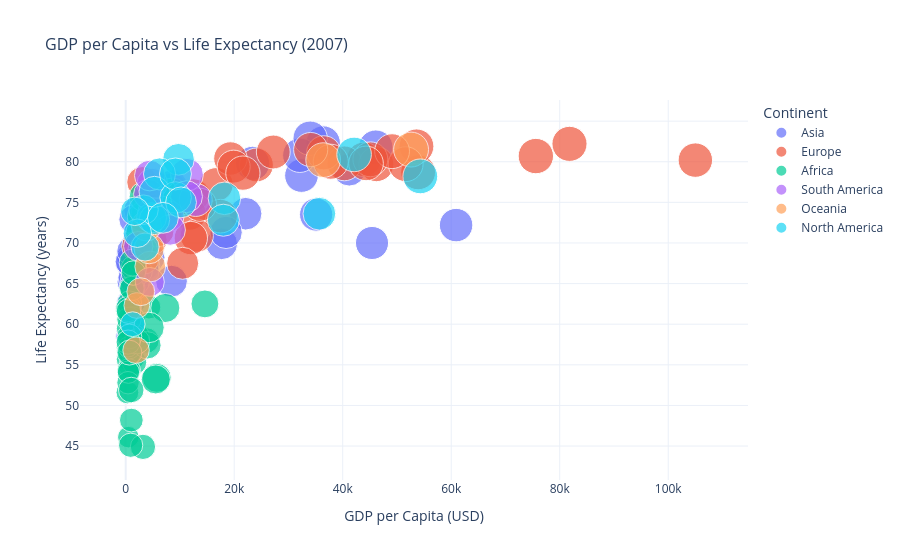

This figure's notebook cell:
### Markdown cell above
---

## Visualization 3 — Scatter Plot: GDP vs Life Expectancy (2007)

This scatter plot compares **GDP per capita vs life expectancy** for all countries in 2007. Points are colored by continent and sized by HDI index. This is the classic Gapminder visualization — it powerfully shows the relationship between wealth and health.

### Code cell
fig3 = px.scatter(
    df_2007,
    x='gdp',
    y='life_exp',
    color='continent',
    size='hdi_index',
    hover_name='country',
    hover_data={'gdp': True, 'life_exp': True, 'hdi_index': True},
    title='GDP per Capita vs Life Expectancy (2007)',
    labels={
        'gdp': 'GDP per Capita (USD)',
        'life_exp': 'Life Expectancy (years)',
        'hdi_index': 'HDI Index'
    },
    template='plotly_white',
    size_max=25
)
fig3.update_layout(title_font_size=16, legend_title='Continent')
fig3.show()

### Figure 1 — Plotly figure (JSON) as saved in the notebook; plotly's stock layout.template omitted (floating-point values rounded to 4 significant figures)
{"data": [{"customdata": [[0.447], [0.741], [0.706], [0.799], [0.528], [0.542], [0.825], [0.52], [0.667], [0.849], [0.743], [0.89], [0.555], [0.643], [0.723], [0.623], [0.889], [0.882], [0.744], [0.758], [0.788], [0.654], [0.527], [0.751], [0.75], [0.664], [0.671], [0.482], [0.498], [0.752], [0.496], [0.669], [0.662], [0.838], [0.783], [0.882], [0.875], [0.738], [0.621], [0.714], [0.585], [0.712], [0.699], [0.819], [0.649], [0.64], [0.492]], "hovertemplate": "<b>%{hovertext}</b><br><br>continent=Asia<br>GDP per Capita (USD)=%{x}<br>Life Expectancy (years)=%{y}<br>HDI Index=%{customdata[0]}<extra></extra>", "hovertext": ["Afghanistan", "Armenia", "Azerbaijan", "Bahrain", "Bangladesh", "Bhutan", "Brunei", "Cambodia", "China", "Cyprus", "Georgia", "Hong Kong, China", "India", "Indonesia", "Iran", "Iraq", "Israel", "Japan", "Jordan", "Kazakhstan", "Kuwait", "Kyrgyz Republic", "Lao", "Lebanon", "Malaysia", "Maldives", "Mongolia", "Myanmar", "Nepal", "Oman", "Pakistan", "Palestine", "Philippines", "Qatar", "Saudi Arabia", "Singapore", "South Korea", "Sri Lanka", "Tajikistan", "Thailand", "Timor-Leste", "Turkey", "Turkmenistan", "United Arab Emirates", "Uzbekistan", "Vietnam", "Yemen"], "legendgroup": "Asia", "marker": {"color": "#636efa", "size": [0.447, 0.741, 0.706, 0.799, 0.528, 0.542, 0.825, 0.52, 0.667, 0.849, 0.743, 0.89, 0.555, 0.643, 0.723, 0.623, 0.889, 0.882, 0.744, 0.758, 0.788, 0.654, 0.527, 0.751, 0.75, 0.664, 0.671, 0.482, 0.498, 0.752, 0.496, 0.669, 0.662, 0.838, 0.783, 0.882, 0.875, 0.738, 0.621, 0.714, 0.585, 0.712, 0.699, 0.819, 0.649, 0.64, 0.492], "sizemode": "area", "sizeref": 0.001498, "symbol": "circle"}, "mode": "markers", "name": "Asia", "orientation": "v", "showlegend": true, "type": "scatter", "x": [409.0, 3090.0, 4410.0, 22100.0, 856.0, 1840.0, 35100.0, 824.0, 4320.0, 32400.0, 2900.0, 36400.0, 1080.0, 2400.0, 5150.0, 3630.0, 32100.0, 34000.0, 4680.0, 8440.0, 41200.0, 900.0, 1320.0, 7320.0, 7850.0, 8530.0, 2440.0, 640.0, 644.0, 17700.0, 1250.0, 2570.0, 2250.0, 60900.0, 18500.0, 46100.0, 23400.0, 2540.0, 699.0, 4830.0, 932.0, 8480.0, 3350.0, 45400.0, 1680.0, 1430.0, 2550.0], "xaxis": "x", "y": [58.5, 73.5, 68.2, 73.6, 68.2, 69.9, 73.5, 65.2, 74.2, 78.3, 72.0, 82.3, 65.8, 68.7, 74.4, 67.2, 80.8, 82.9, 75.5, 65.3, 79.0, 67.6, 62.9, 75.5, 74.5, 76.8, 64.0, 62.6, 68.3, 69.9, 62.7, 71.6, 70.5, 72.2, 71.3, 81.8, 79.8, 74.0, 67.7, 76.0, 69.0, 77.1, 66.6, 70.0, 65.3, 72.9, 66.5], "yaxis": "y"}, {"customdata": [[0.722], [0.89], [0.76], [0.907], [0.719], [0.773], [0.808], [0.858], [0.911], [0.846], [0.915], [0.874], [0.921], [0.857], [0.818], [0.905], [0.909], [0.874], [0.825], [0.833], [0.888], [0.837], [0.704], [0.784], [0.91], [0.721], [0.936], [0.824], [0.814], [0.788], [0.769], [0.758], [0.816], [0.88], [0.86], [0.91], [0.923], [0.751], [0.899]], "hovertemplate": "<b>%{hovertext}</b><br><br>continent=Europe<br>GDP per Capita (USD)=%{x}<br>Life Expectancy (years)=%{y}<br>HDI Index=%{customdata[0]}<extra></extra>", "hovertext": ["Albania", "Austria", "Belarus", "Belgium", "Bosnia and Herzegovina", "Bulgaria", "Croatia", "Czech Republic", "Denmark", "Estonia", "Finland", "France", "Germany", "Greece", "Hungary", "Iceland", "Ireland", "Italy", "Latvia", "Lithuania", "Luxembourg", "Malta", "Moldova", "Montenegro", "Netherlands", "North Macedonia", "Norway", "Poland", "Portugal", "Romania", "Russia", "Serbia", "Slovak Republic", "Slovenia", "Spain", "Sweden", "Switzerland", "Ukraine", "United Kingdom"], "legendgroup": "Europe", "marker": {"color": "#EF553B", "size": [0.722, 0.89, 0.76, 0.907, 0.719, 0.773, 0.808, 0.858, 0.911, 0.846, 0.915, 0.874, 0.921, 0.857, 0.818, 0.905, 0.909, 0.874, 0.825, 0.833, 0.888, 0.837, 0.704, 0.784, 0.91, 0.721, 0.936, 0.824, 0.814, 0.788, 0.769, 0.758, 0.816, 0.88, 0.86, 0.91, 0.923, 0.751, 0.899], "sizemode": "area", "sizeref": 0.001498, "symbol": "circle"}, "mode": "markers", "name": "Europe", "orientation": "v", "showlegend": true, "type": "scatter", "x": [3050.0, 43900.0, 4680.0, 40300.0, 3910.0, 5960.0, 12500.0, 16700.0, 53900.0, 17500.0, 46200.0, 36500.0, 37800.0, 24100.0, 11800.0, 53600.0, 51600.0, 34100.0, 13100.0, 12000.0, 105000.0, 19300.0, 2070.0, 5800.0, 45100.0, 3980.0, 75600.0, 9750.0, 19900.0, 7450.0, 10500.0, 4970.0, 13700.0, 21600.0, 27200.0, 49100.0, 81800.0, 3230.0, 44300.0], "xaxis": "x", "y": [77.5, 80.3, 70.4, 79.8, 75.3, 71.5, 75.9, 77.2, 78.7, 73.3, 79.7, 81.1, 80.0, 79.6, 73.6, 81.9, 79.7, 81.5, 70.9, 70.6, 80.2, 80.4, 69.6, 74.1, 80.3, 72.4, 80.7, 75.4, 79.4, 73.4, 67.5, 73.2, 74.7, 78.6, 81.2, 81.3, 82.2, 68.1, 79.8], "yaxis": "y"}, {"customdata": [[0.7], [0.489], [0.475], [0.628], [0.352], [0.371], [0.482], [0.617], [0.347], [0.34], [0.501], [0.4], [0.486], [0.449], [0.423], [0.653], [0.582], [0.478], [0.386], [0.637], [0.446], [0.541], [0.4], [0.417], [0.523], [0.441], [0.445], [0.8], [0.498], [0.388], [0.371], [0.495], [0.731], [0.594], [0.378], [0.559], [0.306], [0.478], [0.45], [0.548], [0.447], [0.375], [0.632], [0.699], [0.45], [0.456], [0.439], [0.7], [0.466], [0.488], [0.421]], "hovertemplate": "<b>%{hovertext}</b><br><br>continent=Africa<br>GDP per Capita (USD)=%{x}<br>Life Expectancy (years)=%{y}<br>HDI Index=%{customdata[0]}<extra></extra>", "hovertext": ["Algeria", "Angola", "Benin", "Botswana", "Burkina Faso", "Burundi", "Cameroon", "Cape Verde", "Central African Republic", "Chad", "Comoros", "Congo, Dem. Rep.", "Congo, Rep.", "Cote d'Ivoire", "Djibouti", "Egypt", "Equatorial Guinea", "Eswatini", "Ethiopia", "Gabon", "Gambia", "Ghana", "Guinea", "Guinea-Bissau", "Kenya", "Lesotho", "Liberia", "Libya", "Madagascar", "Malawi", "Mali", "Mauritania", "Mauritius", "Morocco", "Mozambique", "Namibia", "Niger", "Nigeria", "Rwanda", "Sao Tome and Principe", "Senegal", "Sierra Leone", "South Africa", "South Sudan", "Sudan", "Tanzania", "Togo", "Tunisia", "Uganda", "Zambia", "Zimbabwe"], "legendgroup": "Africa", "marker": {"color": "#00cc96", "size": [0.7, 0.489, 0.475, 0.628, 0.352, 0.371, 0.482, 0.617, 0.347, 0.34, 0.501, 0.4, 0.486, 0.449, 0.423, 0.653, 0.582, 0.478, 0.386, 0.637, 0.446, 0.541, 0.4, 0.417, 0.523, 0.441, 0.445, 0.8, 0.498, 0.388, 0.371, 0.495, 0.731, 0.594, 0.378, 0.559, 0.306, 0.478, 0.45, 0.548, 0.447, 0.375, 0.632, 0.699, 0.45, 0.456, 0.439, 0.7, 0.466, 0.488, 0.421], "sizemode": "area", "sizeref": 0.001498, "symbol": "circle"}, "mode": "markers", "name": "Africa", "orientation": "v", "showlegend": true, "type": "scatter", "x": [3830.0, 3810.0, 981.0, 5720.0, 540.0, 302.0, 1180.0, 2920.0, 479.0, 656.0, 1170.0, 381.0, 2050.0, 1620.0, 4280.0, 3130.0, 14600.0, 3180.0, 363.0, 7300.0, 686.0, 1190.0, 684.0, 566.0, 1130.0, 912.0, 599.0, 8600.0, 495.0, 314.0, 697.0, 1510.0, 6940.0, 2570.0, 429.0, 4010.0, 417.0, 2090.0, 512.0, 1290.0, 1130.0, 501.0, 5540.0, 4280.0, 1400.0, 685.0, 450.0, 3450.0, 685.0, 1020.0, 1040.0], "xaxis": "x", "y": [73.6, 58.0, 59.5, 53.4, 56.5, 55.7, 55.9, 73.2, 46.1, 54.8, 64.5, 57.1, 58.5, 55.3, 62.1, 69.2, 62.5, 44.9, 59.5, 62.0, 62.6, 60.5, 56.5, 54.3, 58.5, 45.1, 60.6, 76.0, 61.9, 51.6, 57.1, 66.9, 73.8, 71.2, 52.8, 57.4, 57.2, 57.9, 61.6, 67.6, 64.4, 54.1, 53.2, 59.6, 66.3, 58.5, 57.8, 75.7, 56.5, 51.9, 48.2], "yaxis": "y"}, {"customdata": [[0.817], [0.649], [0.706], [0.804], [0.711], [0.71], [0.634], [0.675], [0.704], [0.697], [0.765]], "hovertemplate": "<b>%{hovertext}</b><br><br>continent=South America<br>GDP per Capita (USD)=%{x}<br>Life Expectancy (years)=%{y}<br>HDI Index=%{customdata[0]}<extra></extra>", "hovertext": ["Argentina", "Bolivia", "Brazil", "Chile", "Colombia", "Ecuador", "Guyana", "Paraguay", "Peru", "Suriname", "Uruguay"], "legendgroup": "South America", "marker": {"color": "#ab63fa", "size": [0.817, 0.649, 0.706, 0.804, 0.711, 0.71, 0.634, 0.675, 0.704, 0.697, 0.765], "sizemode": "area", "sizeref": 0.001498, "symbol": "circle"}, "mode": "markers", "name": "South America", "orientation": "v", "showlegend": true, "type": "scatter", "x": [12900.0, 2310.0, 7940.0, 11300.0, 4890.0, 5050.0, 4440.0, 4210.0, 4440.0, 8200.0, 11200.0], "xaxis": "x", "y": [75.3, 69.6, 73.3, 78.4, 77.3, 73.7, 65.2, 76.0, 78.3, 71.6, 75.7], "yaxis": "y"}, {"customdata": [[0.912], [0.711], [0.901], [0.498], [0.686], [0.526], [0.686], [0.583]], "hovertemplate": "<b>%{hovertext}</b><br><br>continent=Oceania<br>GDP per Capita (USD)=%{x}<br>Life Expectancy (years)=%{y}<br>HDI Index=%{customdata[0]}<extra></extra>", "hovertext": ["Australia", "Fiji", "New Zealand", "Papua New Guinea", "Samoa", "Solomon Islands", "Tonga", "Vanuatu"], "legendgroup": "Oceania", "marker": {"color": "#FFA15A", "size": [0.912, 0.711, 0.901, 0.498, 0.686, 0.526, 0.686, 0.583], "sizemode": "area", "sizeref": 0.001498, "symbol": "circle"}, "mode": "markers", "name": "Oceania", "orientation": "v", "showlegend": true, "type": "scatter", "x": [52600.0, 4530.0, 36400.0, 2050.0, 4320.0, 1910.0, 3820.0, 2790.0], "xaxis": "x", "y": [81.5, 67.1, 80.2, 62.3, 69.3, 56.8, 72.1, 64.0], "yaxis": "y"}, {"customdata": [[0.804], [0.796], [0.674], [0.896], [0.753], [0.772], [0.694], [0.652], [0.592], [0.463], [0.607], [0.719], [0.746], [0.611], [0.767], [0.714], [0.715], [0.771], [0.906]], "hovertemplate": "<b>%{hovertext}</b><br><br>continent=North America<br>GDP per Capita (USD)=%{x}<br>Life Expectancy (years)=%{y}<br>HDI Index=%{customdata[0]}<extra></extra>", "hovertext": ["Bahamas", "Barbados", "Belize", "Canada", "Costa Rica", "Cuba", "Dominican Republic", "El Salvador", "Guatemala", "Haiti", "Honduras", "Jamaica", "Mexico", "Nicaragua", "Panama", "St. Lucia", "St. Vincent and the Grenadines", "Trinidad and Tobago", "United States"], "legendgroup": "North America", "marker": {"color": "#19d3f3", "size": [0.804, 0.796, 0.674, 0.896, 0.753, 0.772, 0.694, 0.652, 0.592, 0.463, 0.607, 0.719, 0.746, 0.611, 0.767, 0.714, 0.715, 0.771, 0.906], "sizemode": "area", "sizeref": 0.001498, "symbol": "circle"}, "mode": "markers", "name": "North America", "orientation": "v", "showlegend": true, "type": "scatter", "x": [35700.0, 18200.0, 4770.0, 42100.0, 9730.0, 6240.0, 5310.0, 3290.0, 3570.0, 1290.0, 2140.0, 5310.0, 9210.0, 1670.0, 9170.0, 10200.0, 6870.0, 18000.0, 54300.0], "xaxis": "x", "y": [73.6, 75.5, 73.1, 80.9, 80.3, 78.5, 72.9, 74.1, 69.5, 60.0, 71.2, 76.3, 75.6, 73.9, 78.5, 75.0, 73.1, 72.8, 78.2], "yaxis": "y"}], "layout": {"legend": {"itemsizing": "constant", "title": {"text": "Continent"}, "tracegroupgap": 0}, "title": {"font": {"size": 16}, "text": "GDP per Capita vs Life Expectancy (2007)"}, "xaxis": {"anchor": "y", "domain": [0, 1], "title": {"text": "GDP per Capita (USD)"}}, "yaxis": {"anchor": "x", "domain": [0, 1], "title": {"text": "Life Expectancy (years)"}}}}
